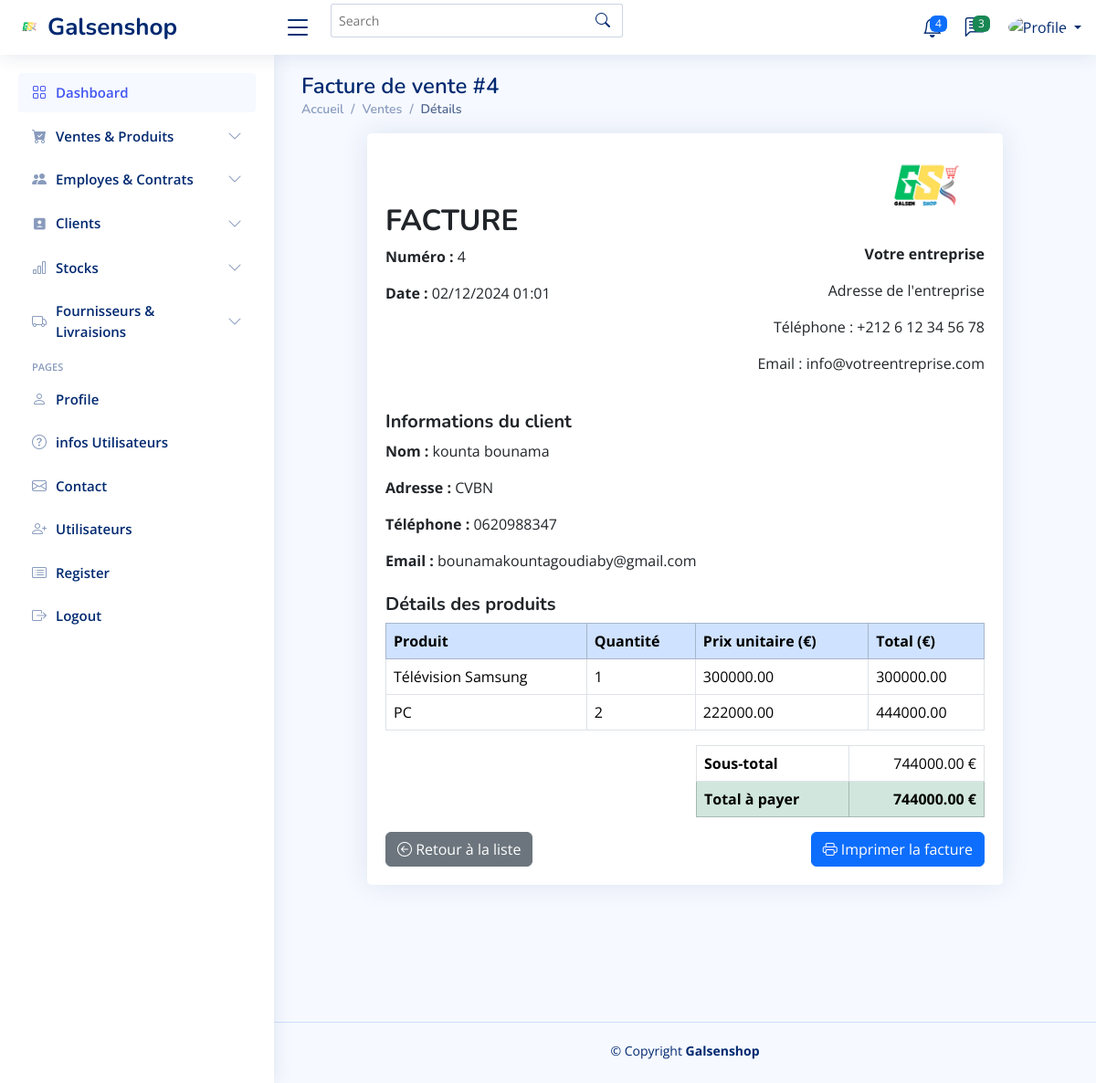
Screenshot of /detail-vente/4/ with the database file from the repository.
### application/models.py (models this page shows, shortened)
class Vente(models.Model):
    STATUT_PAIEMENT_CHOICES = [
        ('payee', 'Payée'),
        ('non_payee', 'Non Payée'),
    ]
    client = models.ForeignKey(Client, on_delete=models.CASCADE, related_name='ventes')
    date = models.DateTimeField(auto_now_add=True)
    statut_paiement = models.CharField(
        max_length=10,
        choices=STATUT_PAIEMENT_CHOICES,
        default='non_payee',
        verbose_name=_("Statut Paiement")
    )

class Client(models.Model):
    nom = models.CharField(max_length=100, verbose_name="Nom")
    prenom = models.CharField(max_length=100, verbose_name="Prénom")
    email = models.EmailField(unique=True, verbose_name="Email")
    telephone = models.CharField(max_length=15, verbose_name="Téléphone")
    adresse = models.TextField(verbose_name="Adresse", blank=True, null=True)
    ville = models.CharField(
        max_length=50, verbose_name="Ville", blank=True, null=True)
    pays = models.CharField(
        max_length=50, verbose_name="Pays", blank=True, null=True)
    code_postal = models.CharField(
        max_length=10, verbose_name="Code Postal", blank=True, null=True)
    date_creation = models.DateTimeField(
        auto_now_add=True, verbose_name="Date de Création")
    class Meta:
        verbose_name = "Client"
        verbose_name_plural = "Clients"
        ordering = ['nom']

class VenteProduit(models.Model):
    vente = models.ForeignKey(Vente, on_delete=models.CASCADE, related_name="ventes_produits")
    produit = models.ForeignKey(Produit, on_delete=models.CASCADE)
    quantite = models.PositiveIntegerField()
    prix_unitaire = models.DecimalField(max_digits=10, decimal_places=2)

class Produit(models.Model):
    nom = models.CharField(max_length=100)
    description = models.TextField(blank=True, null=True)
    prix = models.DecimalField(max_digits=10, decimal_places=2)
    categorie = models.ForeignKey('Categorie', on_delete=models.CASCADE, related_name='produits')
    actif = models.BooleanField(choices=[(True, 'Disponible'), (False, 'Indisponible')], default=False)
    image = models.ImageField(upload_to='produits/', blank=True, null=True)

### application/views.py (the view)
# urls.py: path('detail-vente/<int:pk>/', views.detail_vente, name='detail_vente'),
def detail_vente(request, pk):
    vente = get_object_or_404(Vente, pk=pk)
    produits_vendus = vente.ventes_produits.all()
    for produit_vendu in produits_vendus:
        produit_vendu.total = produit_vendu.quantite * produit_vendu.prix_unitaire
    vente_total = produits_vendus.aggregate(
        total=Sum(F('quantite') * F('prix_unitaire'))  # total global
    )['total'] or 0
    return render(request, "ventes/detail_vente.html", {
        "vente": vente,
        "produits_vendus": produits_vendus,
        "vente_total": vente_total,
    })

### templates/ventes/detail_vente.html
{% extends "base.html" %}{% load static %} {% block content %}
<main id="main" class="main">
  <div class="pagetitle">
    <h1>Facture de vente #{{ vente.id }}</h1>
    <nav>
      <ol class="breadcrumb">
        <li class="breadcrumb-item"><a href="{% url 'home' %}">Accueil</a></li>
        <li class="breadcrumb-item">
          <a href="{% url 'liste_ventes' %}">Ventes</a>
        </li>
        <li class="breadcrumb-item active">Détails</li>
      </ol>
    </nav>
  </div>
  <section class="section">
    <div class="row justify-content-center">
      <div class="col-lg-10">
        <div class="card">
          <div class="card-body">
            <div class="d-flex justify-content-between align-items-center mb-4">
              <div>
                <h2 class="fw-bold">FACTURE</h2>
                <p><strong>Numéro :</strong> {{ vente.id }}</p>
                <p><strong>Date :</strong> {{ vente.date|date:"d/m/Y H:i" }}</p>
              </div>
              <div class="text-end">
                <img
                  src="{% static 'assets/img/logo.png' %}"
                  alt="Logo"
                  style="width: 120px"
                />
                <p><strong>Votre entreprise</strong></p>
                <p>Adresse de l'entreprise</p>
                <p>Téléphone : +212 6 12 34 56 78</p>
                <p>Email : info@votreentreprise.com</p>
              </div>
            </div>
            <div class="mb-4">
              <h5 class="fw-bold">Informations du client</h5>
              <p>
                <strong>Nom :</strong> {{ vente.client.nom }} {{vente.client.prenom }}
              </p>
              <p><strong>Adresse :</strong> {{ vente.client.adresse }}</p>
              <p><strong>Téléphone :</strong> {{ vente.client.telephone }}</p>
              <p><strong>Email :</strong> {{ vente.client.email }}</p>
            </div>
            <h5 class="fw-bold mt-4">Détails des produits</h5>
            <table class="table table-bordered">
              <thead class="table-primary">
                <tr>
                  <th>Produit</th>
                  <th>Quantité</th>
                  <th>Prix unitaire (€)</th>
                  <th>Total (€)</th>
                </tr>
              </thead>
              <tbody>
                {% for produit_vendu in produits_vendus %}
                <tr>
                  <td>{{ produit_vendu.produit.nom }}</td>
                  <td>{{ produit_vendu.quantite }}</td>
                  <td>{{ produit_vendu.prix_unitaire|floatformat:2 }}</td>
                  <td>{{ produit_vendu.total|floatformat:2 }}</td>
                </tr>
                {% endfor %}
              </tbody>
            </table>
            <div class="row justify-content-end">
              <div class="col-md-6">
                <table class="table table-bordered">
                  <tr>
                    <th>Sous-total</th>
                    <td class="text-end">{{ vente_total|floatformat:2 }} €</td>
                  </tr>
                  <tr class="table-success">
                    <th>Total à payer</th>
                    <td class="text-end fw-bold">
                      {{ vente_total|floatformat:2 }} €
                    </td>
                  </tr>
                </table>
              </div>
            </div>
            <div class="d-flex justify-content-between">
              <a href="{% url 'liste_ventes' %}" class="btn btn-secondary">
                <i class="bi bi-arrow-left-circle"></i> Retour à la liste
              </a>
              <button class="btn btn-primary" onclick="window.print()">
                <i class="bi bi-printer"></i> Imprimer la facture
              </button>
            </div>
          </div>
        </div>
      </div>
    </div>
  </section>
</main>
{% endblock %}

### static/assets/css/style.css (style rules this page uses)
:root { scroll-behavior: smooth; }
body { font-family: "Open Sans", sans-serif; background: #f6f9ff; color: #444444; }
a { color: #4154f1; text-decoration: none; }
h1, h2, h3, h4, h5, h6 { font-family: "Nunito", sans-serif; }
#main { margin-top: 60px; padding: 20px 30px; transition: all 0.3s; }
.pagetitle { margin-bottom: 10px; }
.pagetitle h1 { font-size: 24px; margin-bottom: 0; font-weight: 600; color: #012970; }
.card { margin-bottom: 30px; border: none; border-radius: 5px; box-shadow: 0px 0 30px rgba(1, 41, 112, 0.1); }
.card-body { padding: 0 20px 20px 20px; }
.breadcrumb { font-size: 14px; font-family: "Nunito", sans-serif; color: #899bbd; font-weight: 600; }
.breadcrumb a { color: #899bbd; transition: 0.3s; }
.breadcrumb .breadcrumb-item::before { color: #899bbd; }
.breadcrumb .active { color: #51678f; font-weight: 600; }
@media (min-width: 1200px) { #main, #footer { margin-left: 300px; } }

### rows the page displays
Vente: id "4", date "02/12/2024 01:01", client.nom "kounta", client.prenom "bounama", client.adresse "CVBN", client.telephone "0620988347", client.email "bounamakountagoudiaby@gmail.com"
VenteProduit: produit.nom "Télévision Samsung", quantite "1", prix_unitaire "300000.00", total "300000.00"
VenteProduit: produit.nom "PC", quantite "2", prix_unitaire "222000.00", total "444000.00"

### other values shown
{{ vente_total|floatformat:2 }} "744000.00"
